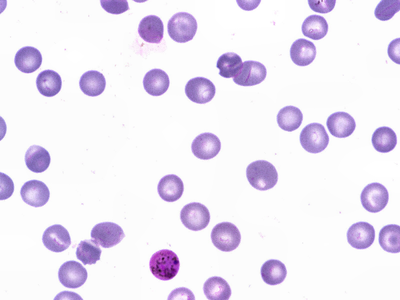
#> input picture assignment_3/content/blood_cell.png, 400 x 300 px, found by its file name
$ jupyter execute PCD_Assignment03.ipynb
#> lines starting #> are read from the running program, lines starting #| are printed output that depends on the picture; after the words box and inside, x2 and y2 are one past the last pixel; in counts of white or black regions, pixels touching at a corner belong together
# Segmentasi dan Morfologi

Notebook ini mengimplementasikan metode segmentasi dan operasi morfologi untuk citra sel darah tanpa menggunakan library khusus (hanya NumPy dan Matplotlib).

**Disusun oleh:** <br>
Danar Fathurahman <br>
24/538200/PA/22828

[cell 1]
import numpy as np
import matplotlib.pyplot as plt
from PIL import Image
import requests
from io import BytesIO

def segmentasi_thresholding(image, threshold=127):
    binary = np.zeros_like(image)
    binary[image > threshold] = 1
    return binary

def dilasi(image, kernel):
    h, w = image.shape
    kh, kw = kernel.shape
    pad_h, pad_w = kh // 2, kw // 2

    # Padding image dengan 0
    padded = np.pad(image, ((pad_h, pad_h), (pad_w, pad_w)), mode='constant', constant_values=0)
    result = np.zeros_like(image)

    # Terapkan dilasi
    for i in range(h):
        for j in range(w):
            region = padded[i:i+kh, j:j+kw]
            # Jika ada intersection antara kernel dan region, set ke 1
            if np.any(region * kernel):
                result[i, j] = 1

    return result

def erosi(image, kernel):
    h, w = image.shape
    kh, kw = kernel.shape
    pad_h, pad_w = kh // 2, kw // 2

    # Padding image dengan 0
    padded = np.pad(image, ((pad_h, pad_h), (pad_w, pad_w)), mode='constant', constant_values=0)
    result = np.zeros_like(image)

    # Terapkan erosi
    for i in range(h):
        for j in range(w):
            region = padded[i:i+kh, j:j+kw]
            # Jika semua pixel dalam kernel match dengan region, set ke 1
            if np.all(region[kernel == 1] == 1):
                result[i, j] = 1

    return result

def opening(image, kernel):
    eroded = erosi(image, kernel)
    opened = dilasi(eroded, kernel)
    return opened

def closing(image, kernel):
    dilated = dilasi(image, kernel)
    closed = erosi(dilated, kernel)
    return closed

[cell 2]
# Membuat image sintetis dengan noise
np.random.seed(42)
image_size = 150
img = np.ones((image_size, image_size)) * 255

# Tambahkan objek (persegi dan lingkaran)
img[30:80, 30:80] = 0  # Persegi hitam
img[90:130, 90:130] = 0  # Persegi hitam

# Tambahkan noise (titik-titik kecil)
noise_positions = np.random.rand(image_size, image_size) > 0.97
img[noise_positions] = 0

# Tambahkan lubang kecil dalam objek
img[50:55, 50:55] = 255
img[110:115, 110:115] = 255

# 2. Segmentasi dengan thresholding
binary_img = segmentasi_thresholding(img, threshold=127)

# 3. Buat structuring element (kernel)
kernel_3x3 = np.ones((3, 3), dtype=np.uint8)
kernel_5x5 = np.ones((5, 5), dtype=np.uint8)

# 4. Terapkan operasi morfologi
dilasi_result = dilasi(binary_img, kernel_3x3)
erosi_result = erosi(binary_img, kernel_3x3)
opening_result = opening(binary_img, kernel_5x5)
closing_result = closing(binary_img, kernel_5x5)

# 5. Visualisasi hasil
fig, axes = plt.subplots(2, 4, figsize=(16, 8))

# Baris 1: Proses awal
axes[0, 0].imshow(img, cmap='gray')
axes[0, 0].set_title('Citra Asli\n(dengan noise & lubang)', fontsize=10)
axes[0, 0].axis('off')

axes[0, 1].imshow(binary_img, cmap='gray')
axes[0, 1].set_title('Hasil Segmentasi\n(Thresholding)', fontsize=10)
axes[0, 1].axis('off')

axes[0, 2].imshow(dilasi_result, cmap='gray')
axes[0, 2].set_title('Dilasi\n(Perbesar objek)', fontsize=10)
axes[0, 2].axis('off')

axes[0, 3].imshow(erosi_result, cmap='gray')
axes[0, 3].set_title('Erosi\n(Kecilkan objek)', fontsize=10)
axes[0, 3].axis('off')

# Baris 2: Operasi lanjutan
axes[1, 0].imshow(opening_result, cmap='gray')
axes[1, 0].set_title('Opening\n(Hapus noise kecil)', fontsize=10)
axes[1, 0].axis('off')

axes[1, 1].imshow(closing_result, cmap='gray')
axes[1, 1].set_title('Closing\n(Tutup lubang kecil)', fontsize=10)
axes[1, 1].axis('off')

# Perbandingan: Sebelum vs Sesudah morfologi
axes[1, 2].imshow(binary_img, cmap='gray')
axes[1, 2].set_title('SEBELUM Morfologi\n(Ada noise & lubang)', fontsize=10)
axes[1, 2].axis('off')

# Kombinasi: Opening + Closing untuk hasil terbaik
best_result = closing(opening_result, kernel_5x5)
axes[1, 3].imshow(best_result, cmap='gray')
axes[1, 3].set_title('SESUDAH Morfologi\n(Opening + Closing)', fontsize=10)
axes[1, 3].axis('off')

plt.tight_layout()
plt.show()
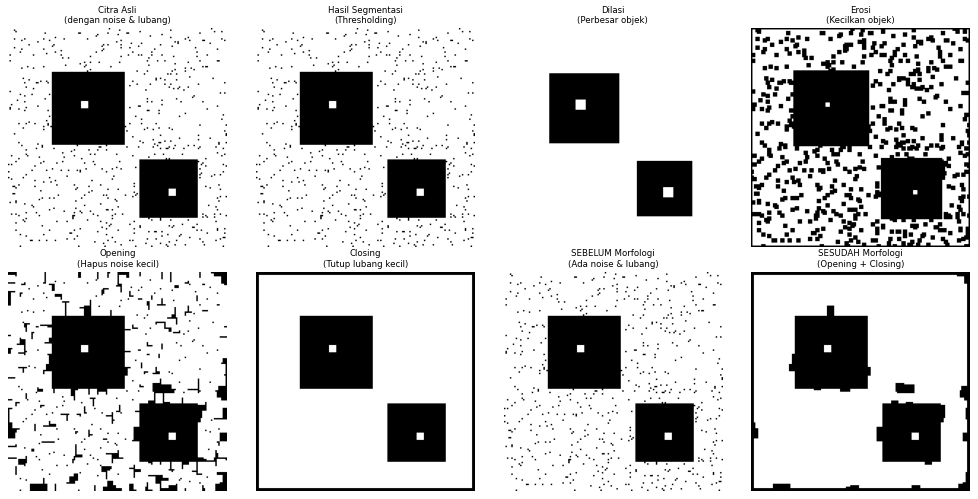
#> figure drawn by matplotlib, 8 panels

# 6. Analisis hasil
print("\n" + "="*60)
print("ANALISIS HASIL:")
print("="*60)
print("\n1. SEGMENTASI (Thresholding):")
print("   - Memisahkan objek dari background")
print("   - Masih ada noise dan lubang\n")

print("2. DILASI:")
print("   - Memperbesar ukuran objek putih")
print("   - Lubang mengecil, tapi noise juga membesar\n")

print("3. EROSI:")
print("   - Mengecilkan ukuran objek putih")
print("   - Noise hilang, tapi objek juga mengecil\n")

print("4. OPENING (Erosi → Dilasi):")
print("   - Menghilangkan noise kecil")
print("   - Ukuran objek relatif dipertahankan\n")

print("5. CLOSING (Dilasi → Erosi):")
print("   - Menutup lubang kecil dalam objek")
print("   - Ukuran objek relatif dipertahankan\n")

print("6. KOMBINASI (Opening + Closing):")
print("   - Hasil terbaik: noise hilang DAN lubang tertutup")
print("   - Bentuk objek tetap terjaga")
print("="*60)

# Hitung perbedaan pixel
diff_before = np.sum(binary_img)
diff_after = np.sum(best_result)
print(f"\nJumlah pixel putih SEBELUM morfologi: {diff_before}")
print(f"Jumlah pixel putih SESUDAH morfologi: {diff_after}")
print(f"Selisih: {diff_after - diff_before} pixel")

[cell 3]
# 1. Baca image
img_pil = Image.open('/content/blood_cell.png')
#> img_pil is the input picture: PIL image 400x300 RGB; mean R, G, B 237.6, 231.5, 244.5

# Konversi ke grayscale
if img_pil.mode != 'L':
    img_pil = img_pil.convert('L')
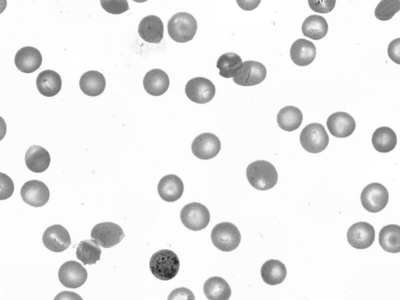
#> img_pil: PIL image 400x300 L; min 18, max 255, mean 234.8

# Konversi ke numpy array
img = np.array(img_pil)

# 2. Segmentasi dengan thresholding
threshold_value = 200
binary_img = segmentasi_thresholding(img, threshold=threshold_value)
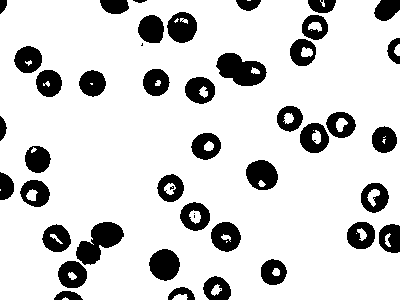
#> binary_img: shape (300, 400); values 0 (black) and 1 (white), 83.5% white; 46 black regions (5 under 20 px), largest, box (x1, y1, x2, y2) and area: (76, 222, 124, 265) 1107, (216, 53, 267, 86) 1086, (149, 249, 180, 281) 750

# Inverse binary (karena sel lebih gelap dari background)
binary_img = 1 - binary_img

# 3. Buat structuring element (kernel)
kernel_3x3 = np.ones((3, 3), dtype=np.uint8)
kernel_5x5 = np.ones((5, 5), dtype=np.uint8)

# Kernel berbentuk disk untuk hasil lebih baik pada sel bulat
kernel_disk = np.array([[0, 1, 1, 1, 0],
                         [1, 1, 1, 1, 1],
                         [1, 1, 1, 1, 1],
                         [1, 1, 1, 1, 1],
                         [0, 1, 1, 1, 0]], dtype=np.uint8)

# 4. Menerapkan operasi morfologi
dilasi_result = dilasi(binary_img, kernel_3x3)
#> in dilasi (call 5), `padded = np.pad(image, ((pad_h, pad_h), (pad_w, pad_w)), mode='constan..`: padded: shape (302, 402); values 0 (black) and 1 (white), 16.3% white; 46 white regions (5 under 20 px), largest, box (x1, y1, x2, y2) and area: (77, 223, 125, 266) 1107, (217, 54, 268, 87) 1086, (150, 250, 181, 282) 750
#> after the loop in dilasi (call 5), `for i in range(h):`: result: shape (300, 400); values 0 (black) and 1 (white), 20.8% white; 37 white regions, largest, box (x1, y1, x2, y2) and area: (57, 221, 125, 289) 2037, (289, 0, 337, 67) 1553, (299, 111, 357, 154) 1413
erosi_result = erosi(binary_img, kernel_3x3)
#> after the loop in erosi (call 5), `for i in range(h):`: result: shape (300, 400); values 0 (black) and 1 (white), 12% white; 41 white regions (1 under 20 px), largest, box (x1, y1, x2, y2) and area: (77, 223, 123, 263) 899, (218, 54, 265, 85) 882, (150, 250, 179, 280) 628
opening_result = opening(binary_img, kernel_disk)  # Gunakan disk kernel
#> in erosi (call 6), `padded = np.pad(image, ((pad_h, pad_h), (pad_w, pad_w)), mode='constan..`: padded: shape (304, 404); values 0 (black) and 1 (white), 16.1% white; 46 white regions (5 under 20 px), largest, box (x1, y1, x2, y2) and area: (78, 224, 126, 267) 1107, (218, 55, 269, 88) 1086, (151, 251, 182, 283) 750
#> after the loop in erosi (call 6), `for i in range(h):`: result: shape (300, 400); values 0 (black) and 1 (white), 8.9% white; 41 white regions (2 under 20 px), largest, box (x1, y1, x2, y2) and area: (78, 224, 122, 262) 758, (219, 55, 264, 84) 733, (151, 251, 178, 279) 551
#> in dilasi (call 6), `padded = np.pad(image, ((pad_h, pad_h), (pad_w, pad_w)), mode='constan..`: padded: shape (304, 404); values 0 (black) and 1 (white), 8.7% white; 41 white regions (2 under 20 px), largest, box (x1, y1, x2, y2) and area: (80, 226, 124, 264) 758, (221, 57, 266, 86) 733, (153, 253, 180, 281) 551
#> after the loop in dilasi (call 6), `for i in range(h):`: result: shape (300, 400); values 0 (black) and 1 (white), 16.2% white; 40 white regions, largest, box (x1, y1, x2, y2) and area: (76, 222, 124, 264) 1097, (217, 53, 266, 86) 1080, (149, 249, 180, 281) 750
closing_result = closing(binary_img, kernel_disk)  # Gunakan disk kernel
#> after the loop in dilasi (call 7), `for i in range(h):`:
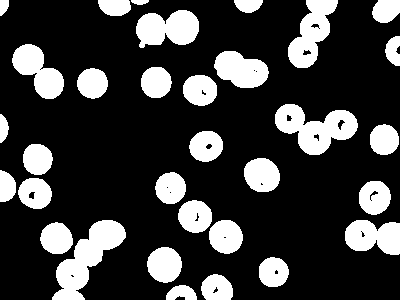
#> result: shape (300, 400); values 0 (black) and 1 (white), 23.7% white; 32 white regions, largest, box (x1, y1, x2, y2) and area: (52, 220, 126, 300) 2548, (275, 104, 358, 155) 2316, (288, 0, 338, 68) 1789
#> in erosi (call 7), `padded = np.pad(image, ((pad_h, pad_h), (pad_w, pad_w)), mode='constan..`: padded: shape (304, 404); values 0 (black) and 1 (white), 23.2% white; 32 white regions, largest, box (x1, y1, x2, y2) and area: (54, 222, 128, 302) 2548, (277, 106, 360, 157) 2316, (290, 2, 340, 70) 1789
#> after the loop in erosi (call 7), `for i in range(h):`:
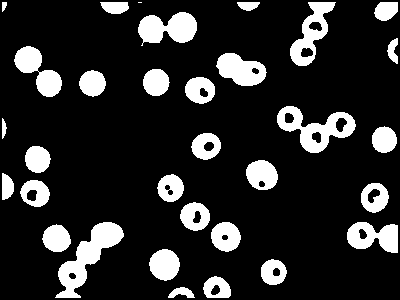
#> result: shape (300, 400); values 0 (black) and 1 (white), 16.7% white; 32 white regions (1 under 20 px), largest, box (x1, y1, x2, y2) and area: (55, 222, 124, 298) 1920, (277, 106, 356, 153) 1598, (138, 12, 197, 46) 1329

# 5. Visualisasi hasil
fig, axes = plt.subplots(3, 3, figsize=(15, 15))

# Baris 1: Proses awal
axes[0, 0].imshow(img, cmap='gray')
axes[0, 0].set_title('Citra Asli\n(Sel Darah)', fontsize=11)
axes[0, 0].axis('off')

axes[0, 1].imshow(binary_img, cmap='gray')
axes[0, 1].set_title(f'Hasil Segmentasi\n(Threshold={threshold_value})', fontsize=11)
axes[0, 1].axis('off')

axes[0, 2].imshow(dilasi_result, cmap='gray')
axes[0, 2].set_title('Dilasi\n(Perbesar sel)', fontsize=11)
axes[0, 2].axis('off')

# Baris 2: Operasi dasar
axes[1, 0].imshow(erosi_result, cmap='gray')
axes[1, 0].set_title('Erosi\n(Kecilkan sel)', fontsize=11)
axes[1, 0].axis('off')

axes[1, 1].imshow(opening_result, cmap='gray')
axes[1, 1].set_title('Opening\n(Hapus noise kecil)', fontsize=11)
axes[1, 1].axis('off')

axes[1, 2].imshow(closing_result, cmap='gray')
axes[1, 2].set_title('Closing\n(Tutup lubang/sambung sel)', fontsize=11)
axes[1, 2].axis('off')

# Baris 3: Perbandingan final
axes[2, 0].imshow(binary_img, cmap='gray')
axes[2, 0].set_title('SEBELUM Morfologi\n(Ada noise & sel terpisah)', fontsize=11)
axes[2, 0].axis('off')

# Kombinasi: Opening untuk hasil lebih baik
best_result = opening(closing_result, kernel_3x3)
#> in erosi (call 8), `padded = np.pad(image, ((pad_h, pad_h), (pad_w, pad_w)), mode='constan..`: padded: shape (302, 402); values 0 (black) and 1 (white), 16.5% white; 32 white regions (1 under 20 px), largest, box (x1, y1, x2, y2) and area: (56, 223, 125, 299) 1920, (278, 107, 357, 154) 1598, (139, 13, 198, 47) 1329
#> after the loop in erosi (call 8), `for i in range(h):`:
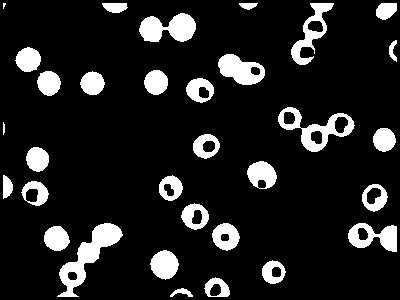
#> result: shape (300, 400); values 0 (black) and 1 (white), 12.8% white; 32 white regions (1 under 20 px), largest, box (x1, y1, x2, y2) and area: (57, 223, 123, 297) 1566, (278, 107, 355, 152) 1158, (139, 13, 196, 42) 1102
#> in dilasi (call 8), `padded = np.pad(image, ((pad_h, pad_h), (pad_w, pad_w)), mode='constan..`: padded: shape (302, 402); values 0 (black) and 1 (white), 12.7% white; 32 white regions (1 under 20 px), largest, box (x1, y1, x2, y2) and area: (58, 224, 124, 298) 1566, (279, 108, 356, 153) 1158, (140, 14, 197, 43) 1102
#> after the loop in dilasi (call 8), `for i in range(h):`: result: shape (300, 400); values 0 (black) and 1 (white), 16.6% white; 32 white regions, largest, box (x1, y1, x2, y2) and area: (56, 222, 124, 298) 1916, (277, 106, 356, 153) 1596, (138, 12, 197, 43) 1324
axes[2, 1].imshow(best_result, cmap='gray')
axes[2, 1].set_title('SESUDAH Morfologi\n(Closing + Opening)', fontsize=11)
axes[2, 1].axis('off')

# Overlay hasil segmentasi pada citra asli
overlay = np.stack([img, img, img], axis=-1).astype(float) / 255.0
overlay[:, :, 0] += best_result * 0.3
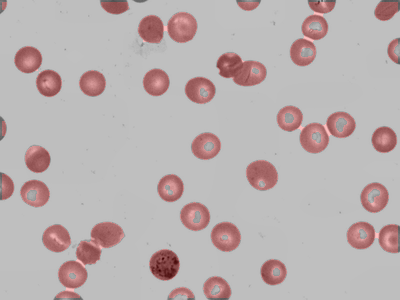
#> overlay: shape (300, 400, 3) float64; mean of channels 0, 1, 2 0.971, 0.921, 0.921; drawn with min black and max white
overlay = np.clip(overlay, 0, 1)
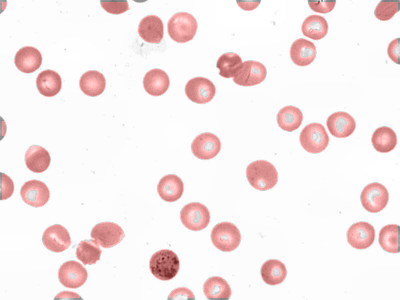
#> overlay: shape (300, 400, 3) float64; mean of channels 0, 1, 2 0.969, 0.921, 0.921; drawn as R, G, B
axes[2, 2].imshow(overlay)
axes[2, 2].set_title('Overlay Hasil\ndi Citra Asli', fontsize=11)
axes[2, 2].axis('off')

plt.tight_layout()
plt.show()

# 6. Analisis hasil dan hitung jumlah sel
print("\n" + "="*60)
print("ANALISIS HASIL - CITRA SEL DARAH:")
print("="*60)
print(f"\nUkuran citra: {img.shape[0]} x {img.shape[1]} pixels")
#| Ukuran citra: 300 x 400 pixels
print(f"Threshold yang digunakan: {threshold_value}\n")

print("1. SEGMENTASI (Thresholding):")
print("   - Memisahkan sel dari background putih")
print("   - Sel yang lebih gelap menjadi objek putih\n")

print("2. DILASI:")
print("   - Memperbesar ukuran sel")
print("   - Sel yang berdekatan bisa menyatu\n")

print("3. EROSI:")
print("   - Mengecilkan ukuran sel")
print("   - Memisahkan sel yang menempel\n")

print("4. OPENING (Erosi → Dilasi):")
print("   - Menghilangkan noise/partikel kecil")
print("   - Memisahkan sel yang menempel sedikit\n")

print("5. CLOSING (Dilasi → Erosi):")
print("   - Menutup lubang dalam sel")
print("   - Menyambung bagian sel yang terputus\n")

print("6. KOMBINASI (Closing + Opening):")
print("   - Hasil optimal: sel terdeteksi dengan baik")
print("   - Noise hilang, bentuk sel terjaga")
print("="*60)

# Hitung estimasi jumlah sel
def hitung_komponen(binary_image):
    labeled = np.zeros_like(binary_image, dtype=int)
    label_num = 0
    h, w = binary_image.shape
#> h = 300; w = 400

    for i in range(h):
        for j in range(w):
            if binary_image[i, j] == 1 and labeled[i, j] == 0:
                # Mulai flood fill sederhana
                label_num += 1
                stack = [(i, j)]
                while stack:
                    y, x = stack.pop()
                    if y < 0 or y >= h or x < 0 or x >= w:
                        continue
                    if binary_image[y, x] == 1 and labeled[y, x] == 0:
                        labeled[y, x] = label_num
                        stack.extend([(y-1, x), (y+1, x), (y, x-1), (y, x+1)])
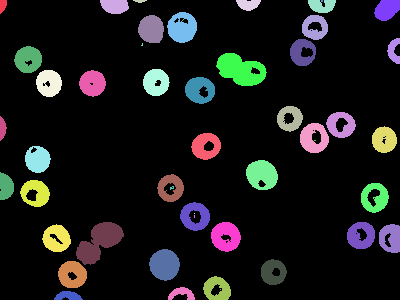
#> labeled: shape (300, 400) int64; 52 distinct labels, from 0 to 51; one colour per label, 0 black
#> after the loop, label_num = 51

    return label_num

jumlah_sebelum = hitung_komponen(binary_img)
#> jumlah_sebelum = 51
jumlah_sesudah = hitung_komponen(best_result)
#> after the loop in hitung_komponen (call 2), `for i in range(h):`:
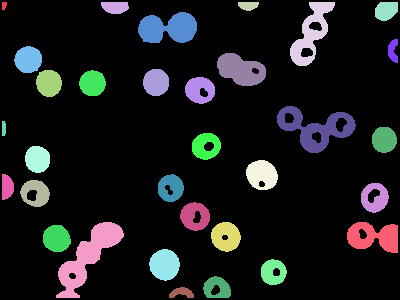
#> labeled: shape (300, 400) int64; 33 distinct labels, from 0 to 32; one colour per label, 0 black
#> jumlah_sesudah = 32

print(f"\nPERHITUNGAN OBJEK:")
print(f"   Sebelum morfologi: {jumlah_sebelum} objek terdeteksi")
#|    Sebelum morfologi: 51 objek terdeteksi
print(f"   Sesudah morfologi: {jumlah_sesudah} objek terdeteksi")
#|    Sesudah morfologi: 32 objek terdeteksi
